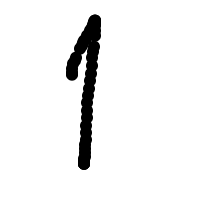
#> input picture datasets/numeros/1/1_1746303283982.png, 200 x 200 px; its folder holds only this picture in this run
$ python -i limpiar-imagenes.py   (imports and definitions only)
#> lines starting #> are read from the running program, lines starting #| are printed output that depends on the picture; after the words box and inside, x2 and y2 are one past the last pixel; in counts of white or black regions, pixels touching at a corner belong together
import cv2
import os

def quitar_fondo_simple(img_path, out_path):
#> called with out_path = 'out.png'
    img = cv2.imread(img_path)
#> img is the input picture: shape (200, 200, 3); min 0, max 255, mean 240
    gray = cv2.cvtColor(img, cv2.COLOR_BGR2GRAY)
    _, alpha = cv2.threshold(gray, 240, 255, cv2.THRESH_BINARY_INV)
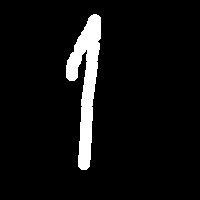
#> alpha: shape (200, 200); 6.2% white; 1 white region, box (x1, y1, x2, y2) and area: (66, 14, 101, 170) 2474

    b, g, r = cv2.split(img)
    rgba = [b, g, r, alpha]
    result = cv2.merge(rgba)
    cv2.imwrite(out_path, result)

# Ejemplo de uso
carpeta_entrada = "gestos/dedo_arriba"
carpeta_salida = "gestos_limpios/dedo_arriba"
# [8 lines not run here, left out]

>>> result = quitar_fondo_simple('../datasets/numeros/1/1_1746303283982.png', 'out.png')

$ run again, on datasets/numeros/1/1_1746303291077.png
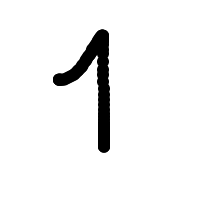
#> input picture datasets/numeros/1/1_1746303291077.png, 200 x 200 px
#> in quitar_fondo_simple, img is the input picture: shape (200, 200, 3); min 0, max 255, mean 241.2
#> in quitar_fondo_simple, `_, alpha = cv2.threshold(gray, 240, 255, cv2.THRESH_BINARY_INV)`:
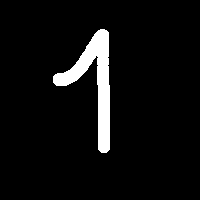
#> alpha: shape (200, 200); 5.6% white; 1 white region, box (x1, y1, x2, y2) and area: (53, 29, 110, 153) 2251

$ run again, on datasets/numeros/1/1_1746303313427.png
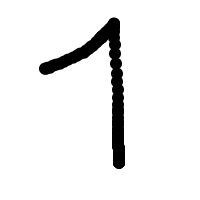
#> input picture datasets/numeros/1/1_1746303313427.png, 200 x 200 px
#> in quitar_fondo_simple, img is the input picture: shape (200, 200, 3); min 0, max 255, mean 237.9
#> in quitar_fondo_simple, `_, alpha = cv2.threshold(gray, 240, 255, cv2.THRESH_BINARY_INV)`:
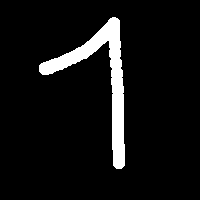
#> alpha: shape (200, 200); 7% white; 1 white region, box (x1, y1, x2, y2) and area: (39, 17, 125, 169) 2814
